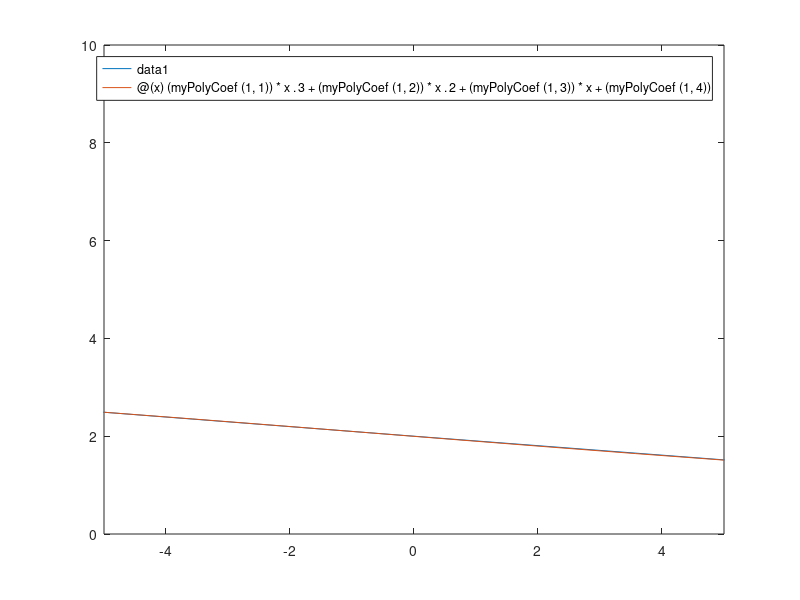

Here is the MATLAB script that generated this plot: (Note: this script raises an error after producing the figure.)
%Part A: Fit a polynomial to correction factors

% given data for MME 2221 Quiz 5

% these are the temperature values which correspond to the correction factors below
temp = -20:5:50;  

% these are the correction factors for the T values provided above
correctionFactors = [3.283 3.183 2.909 2.49 2 1.516 1.111 0.862 0.842 1.127 1.793 2.913 4.564 6.82 9.755];

plot(temp,correctionFactors)

myPolyCoef = polyfit(temp,correctionFactors,3);
hold on
myPoly = @(x) (myPolyCoef(1,1))*x.^3+(myPolyCoef(1,2))*x.^2+(myPolyCoef(1,3))*x+(myPolyCoef(1,4))
fplot(myPoly)


%Part B: Find min correctional factor given by fitted curve

minValX = goldmin(myPoly,-20,50);
minVal = myPoly(minValX)

%Part C: Plot polynomial w points
clf
hold on
fplot(myPoly, [-20 50])
plot(minValX,minVal,'-o')


%Part D: Solve for positions at different temperatures



springConstants = [50,100,50];
masses = [60;70;80];
specificTemp = [minValX,-10,40];
xRelative = ones(3);

%loop begins here

for i=1:3
springConstantsAdjusted = myPoly(specificTemp(i))*[springConstants];

A=[springConstantsAdjusted(1)+springConstantsAdjusted(2),-springConstantsAdjusted(2),0;
    -springConstantsAdjusted(2),springConstantsAdjusted(2)+springConstantsAdjusted(3), -springConstantsAdjusted(3);
    0,-springConstantsAdjusted(3),springConstantsAdjusted(3)];
b = 9.81*[masses];

xRelative(i,:) = A\b;

end













